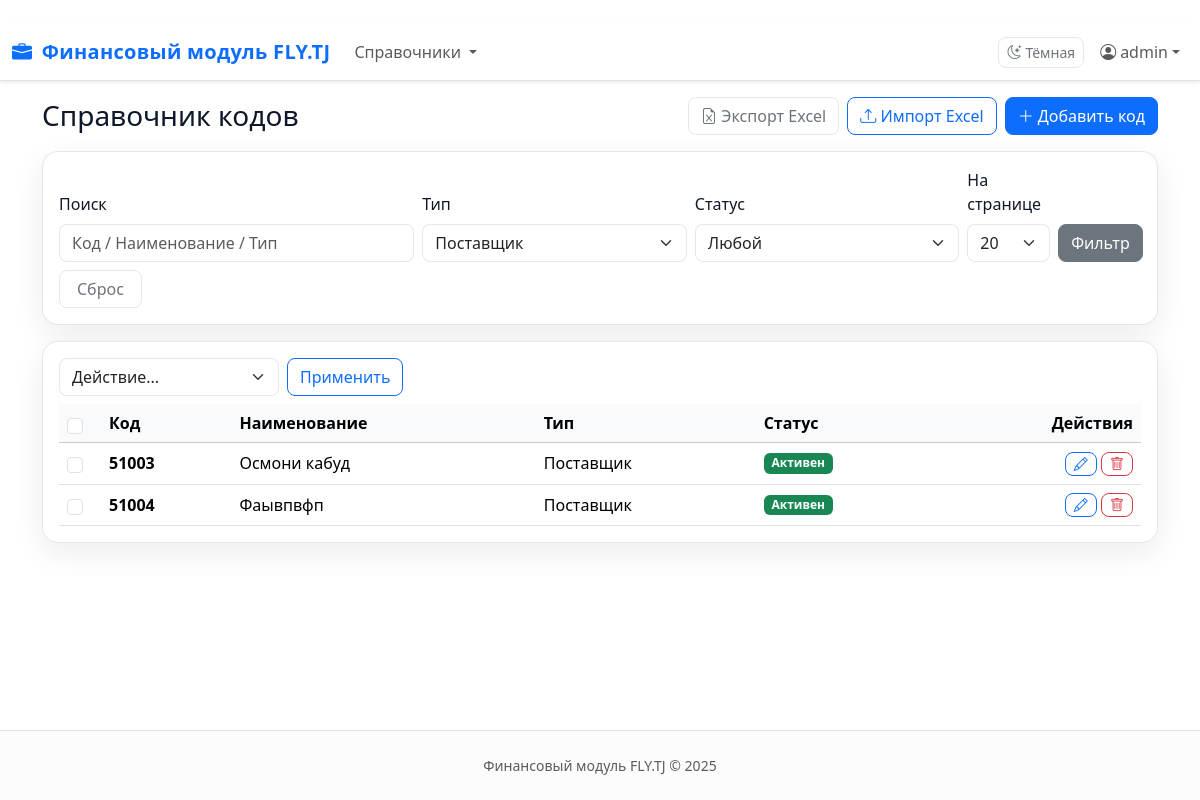
The page /refs/codes?type_id=1 (signed in) on the database its author committed.
### app/models/user.py (models this page shows, shortened)
class User(UserMixin, db.Model, PKMixin, TimestampMixin):
    __tablename__ = "users"
    username: Mapped[str] = mapped_column(String(64), unique=True, nullable=False, index=True)
    email: Mapped[str | None] = mapped_column(String(120), unique=True)
    password_hash: Mapped[str] = mapped_column(String(255), nullable=False)
    is_active: Mapped[bool] = mapped_column(Boolean, default=True, nullable=False)
    role_id: Mapped[int | None] = mapped_column(Integer, db.ForeignKey("roles.id"))
    role = relationship("Role", back_populates="users", lazy="joined")

### app/models/ref_codes.py (models this page shows, shortened)
class RefCode(db.Model):
    __tablename__ = "ref_codes"
    id = db.Column(db.Integer, primary_key=True)
    code = db.Column(db.String(5), nullable=False, unique=True, index=True)
    name = db.Column(db.String(128), nullable=False)
    type_id = db.Column(db.Integer, db.ForeignKey("code_types.id", ondelete="RESTRICT"), nullable=False)
    type = db.relationship("CodeType", backref=db.backref("codes", lazy="dynamic"))
    status = db.Column(db.Enum("active", "inactive", name="refcode_status"), nullable=False, default="active")
    created_at = db.Column(db.DateTime, default=datetime.utcnow, nullable=False)
    updated_at = db.Column(db.DateTime, default=datetime.utcnow, onupdate=datetime.utcnow, nullable=False)
    __table_args__ = (
        UniqueConstraint("code", name="uq_ref_codes_code"),
        CheckConstraint("length(code) = 5", name="ck_ref_codes_code_len5"),
    )

class CodeType(db.Model):
    __tablename__ = "code_types"
    id = db.Column(db.Integer, primary_key=True)
    name = db.Column(db.String(64), unique=True, nullable=False, index=True)
    created_at = db.Column(db.DateTime, default=datetime.utcnow, nullable=False)

### app/blueprints/refs/routes.py (the view, shortened to what this page needs)
@bp.route("/codes", methods=["GET"])
@login_required
def codes_list():
    q = request.args.get("q", "", type=str).strip()
    status = request.args.get("status", "", type=str).strip()  # "", "active", "inactive"
    type_id = request.args.get("type_id", 0, type=int)
    page = request.args.get("page", 1, type=int)
    per_page = request.args.get("per_page", 20, type=int)
    query = RefCode.query.join(CodeType)
    if status in ("active", "inactive"):
        query = query.filter(RefCode.status == status)
    if type_id:
        query = query.filter(RefCode.type_id == type_id)
    query = query.order_by(RefCode.created_at.desc())
    pagination = query.paginate(page=page, per_page=per_page, error_out=False)
    items = pagination.items
    types = CodeType.query.order_by(CodeType.name.asc()).all()
    return render_template(
        "refs/codes_list.html",
        items=items,
        pagination=pagination,
        q=q,
        status=status,
        type_id=type_id,
        per_page=per_page,
        types=types,
    )

### app/blueprints/core/routes.py (called while the page is built)
@bp.app_context_processor
def inject_helpers():
    return {"safe_url": _safe_url}

### app/blueprints/refs/templates/refs/codes_list.html (shortened to what this page needs)
﻿{% extends "base.html" %}
{% block content %}
<div class="container py-3">
  <div class="d-flex flex-wrap align-items-center justify-content-between gap-2 mb-3">
    <h3 class="m-0">Справочник кодов</h3>
    <div class="d-flex gap-2">
      <a class="btn btn-outline-secondary" href="{{ url_for('refs.codes_export_xlsx', **request.args) }}">
        <i class="bi bi-file-earmark-excel"></i> Экспорт Excel
      </a>
      <a class="btn btn-outline-primary" href="{{ url_for('refs.codes_import') }}">
        <i class="bi bi-upload"></i> Импорт Excel
      </a>
      <a class="btn btn-primary" href="{{ url_for('refs.codes_new') }}">
        <i class="bi bi-plus-lg"></i> Добавить код
      </a>
    </div>
  </div>
  <form class="card card-body mb-3" method="get" action="{{ url_for('refs.codes_list') }}">
    <div class="row g-2 align-items-end">
      <div class="col-12 col-md-4">
        <label class="form-label">Поиск</label>
        <input name="q" value="{{ q }}" class="form-control" placeholder="Код / Наименование / Тип">
      </div>
      <div class="col-6 col-md-3">
        <label class="form-label">Тип</label>
        <select name="type_id" class="form-select">
          {% for t in types %}
            <option value="{{ t.id }}" {% if type_id == t.id %}selected{% endif %}>{{ t.name }}</option>
          {% endfor %}
        </select>
      </div>
      <div class="col-6 col-md-3">
        <label class="form-label">Статус</label>
        <select name="status" class="form-select">
          <option value="">Любой</option>
        </select>
      </div>
      <div class="col-6 col-md-1">
        <label class="form-label">На странице</label>
        <select name="per_page" class="form-select">
          {% for n in [10,20,50,100] %}
            <option value="{{ n }}" {% if per_page == n %}selected{% endif %}>{{ n }}</option>
          {% endfor %}
        </select>
      </div>
      <div class="col-12 col-md-1 d-grid">
        <button class="btn btn-secondary">Фильтр</button>
      </div>
      <div class="col-12 col-md-1 d-grid">
        <a class="btn btn-outline-secondary" href="{{ url_for('refs.codes_list') }}">Сброс</a>
      </div>
    </div>
  </form>
  <div class="card">
    <div class="card-body pb-0">
      <form method="post" action="{{ url_for('refs.codes_batch', **request.args) }}">
        <div class="d-flex flex-wrap gap-2 mb-2">
          <select name="action" id="batchAction" class="form-select" style="max-width:220px">
            <option value="">Действие...</option>
          </select>
          <button type="submit" class="btn btn-outline-primary" id="batchDo">Применить</button>
        </div>
        <div class="table-responsive">
          <table class="table table-hover align-middle mb-0">
            <thead class="table-light">
              <tr>
                <th style="width:42px"><input class="form-check-input" type="checkbox" id="checkAll"></th>
                <th>Код</th>
                <th>Наименование</th>
                <th>Тип</th>
                <th>Статус</th>
                <th class="text-end">Действия</th>
              </tr>
            </thead>
            <tbody>
            {% for it in items %}
              <tr>
                <td><input class="form-check-input row-check" type="checkbox" name="ids" value="{{ it.id }}"></td>
                <td><span class="fw-semibold">{{ it.code }}</span></td>
                <td>{{ it.name }}</td>
                <td>{{ it.type.name }}</td>
                <td>
                  {% if it.status == 'active' %}
                    <span class="badge text-bg-success">Активен</span>
                  {% else %}
                    <span class="badge text-bg-secondary">Не активен</span>
                  {% endif %}
                </td>
                <td class="text-end">
                  <a class="btn btn-sm btn-outline-primary" href="{{ url_for('refs.codes_edit', item_id=it.id, **request.args) }}" title="Редактировать">
                    <i class="bi bi-pencil"></i>
                  </a>
                  <form method="post" action="{{ url_for('refs.codes_delete', item_id=it.id, **request.args) }}" class="d-inline js-delete" data-name="{{ it.code }}  {{ it.name }}">
                    <button type="submit" class="btn btn-sm btn-outline-danger" title="Удалить">
                      <i class="bi bi-trash"></i>
                    </button>
                  </form>
                </td>
              </tr>
            {% else %}
              <tr><td colspan="6" class="text-center text-muted py-4">Ничего не найдено</td></tr>
            {% endfor %}
            </tbody>
          </table>
        </div>
      </form>
    </div>
  </div>
</div>
{% endblock %}

### app/templates/base.html (shortened to what this page needs)
﻿<!doctype html>
<html lang="ru" data-theme="light" data-bs-theme="light">
  <head>
    <link
      href="https://cdn.jsdelivr.net/npm/bootstrap@5.3.3/dist/css/bootstrap.min.css"
      rel="stylesheet"
    />
    <link
      href="https://cdn.jsdelivr.net/npm/bootstrap-icons@1.11.3/font/bootstrap-icons.min.css"
      rel="stylesheet"
    />
    <link
      href="{{ url_for('static', filename='css/theme.css') }}"
      rel="stylesheet"
    />
  </head>
  <body class="d-flex flex-column min-vh-100 {% if not current_user.is_authenticated %}bg-light{% endif %}">
    {% if current_user.is_authenticated %}
      <nav class="navbar navbar-expand-lg navbar-light bg-white border-bottom sticky-top shadow-sm" role="navigation" aria-label="Главная навигация">
        <div class="container-xxl">
          <a class="navbar-brand fw-bold text-primary" href="{{ url_for('core.dashboard') }}" aria-label="На дашборд">
            <i class="bi bi-briefcase-fill me-1"></i> Финансовый модуль FLY.TJ
          </a>
          <div class="collapse navbar-collapse" id="navbarMain">
            <ul class="navbar-nav me-auto mb-2 mb-lg-0">
              <li class="nav-item dropdown">
                <a class="nav-link dropdown-toggle" href="#" role="button" data-bs-toggle="dropdown" aria-expanded="false">
                  Справочники
                </a>
              </li>
            </ul>
            <ul class="navbar-nav ms-auto align-items-center gap-2">
              <li class="nav-item">
                <button
                  id="themeToggle"
                  type="button"
                  class="btn btn-sm btn-outline-secondary d-flex align-items-center"
                  aria-label="Переключить тему"
                >
                </button>
              </li>
              <li class="nav-item dropdown">
                <a
                  class="nav-link dropdown-toggle d-flex align-items-center"
                  href="#"
                  role="button"
                  data-bs-toggle="dropdown"
                  aria-expanded="false"
                >
                  <i class="bi bi-person-circle me-1"></i>
                  {{ current_user.username or 'Пользователь' }}
                </a>
              </li>
            </ul>
          </div>
        </div>
      </nav>
    {% endif %}
    <main class="flex-grow-1">
      {% block content %}{% endblock %}
    </main>
    <footer class="py-4 text-center text-muted small border-top bg-light-subtle mt-auto">
      Финансовый модуль FLY.TJ &copy; {{ current_year or 2025 }}
    </footer>
  </body>
</html>

### app/static/css/theme.css (style rules this page uses)
*, *::before, *::after { box-sizing: border-box; }
html { scroll-behavior: smooth; }
body { -webkit-font-smoothing: antialiased; -moz-osx-font-smoothing: grayscale; color: var(--ink-900); background: var(--bg-card); }
a { text-decoration: none; transition: color .15s ease-in-out; }
.container-xxl { max-width: 1320px; }
.card { border-radius: var(--radius); border: var(--hairline); background: var(--bg-card); box-shadow: var(--shadow-md); transition: box-shadow .2s ease, transform .2s ease; }
.btn { border-radius: var(--radius-sm); transition: all .15s ease-in-out; }
.btn-outline-secondary { border-color: var(--line-200); }
.form-control, .form-select { border-radius: var(--radius-sm); border-color: var(--line-200); background-clip: padding-box; }
.navbar { border-bottom: var(--hairline); background: #fff; box-shadow: var(--shadow-sm); }
.navbar-brand { letter-spacing: .3px; font-weight: 600; }
.table thead th { background: #f8fafc; position: sticky; top: 0; z-index: 2; font-weight: 600; }

### rows shown on the page
User: username "admin"
RefCode: code "51003", name "Осмони кабуд", type.name "Поставщик", status "Активен"
RefCode: code "51004", name "Фаывпвфп", type.name "Поставщик", status "Активен"

### other values the page prints
form field type_id "Поставщик"
form field per_page "20"
